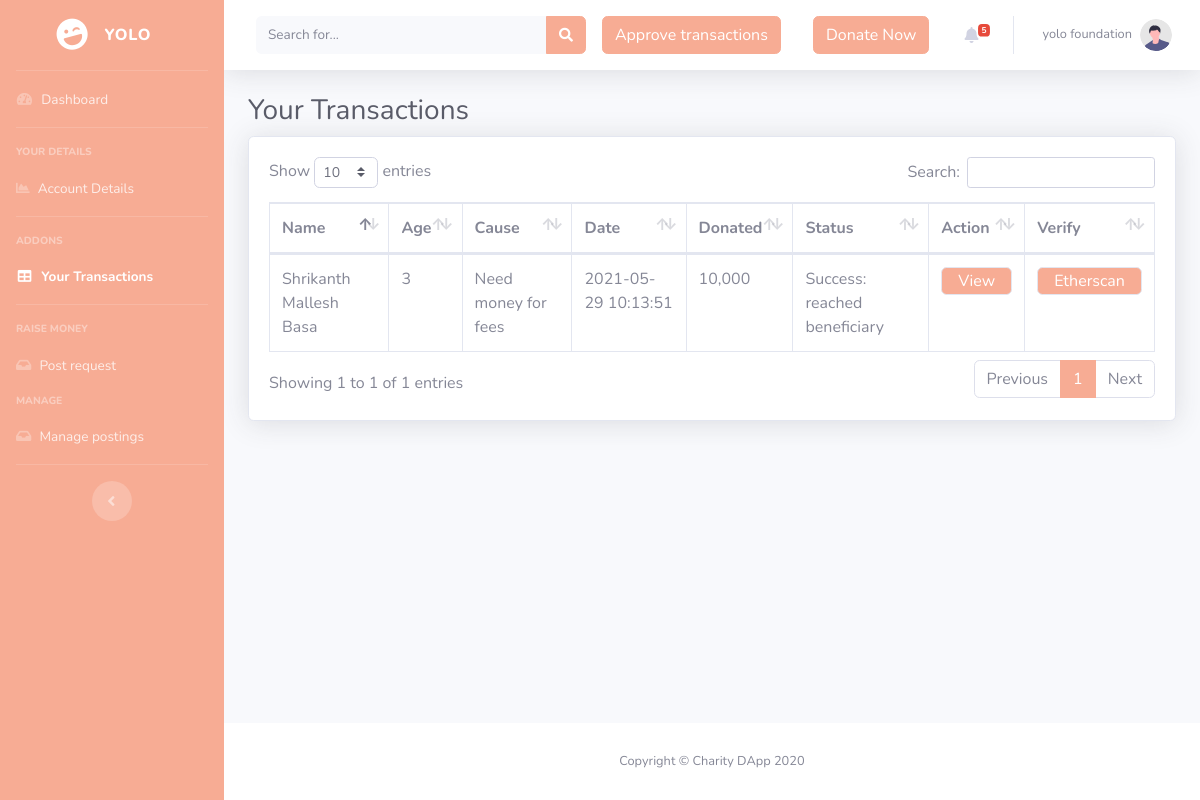
/transactions.php (signed in), run on the app's committed database.
### tables this page shows
CREATE TABLE `donations` (
  `d_ID` int(11) NOT NULL,
  `fk_listing` int(11) NOT NULL,
  `from_email` varchar(200) NOT NULL,
  `to_email` varchar(200) NOT NULL,
  `amount` float NOT NULL,
  `date_time` datetime NOT NULL DEFAULT CURRENT_TIMESTAMP,
  `dhash` varchar(200) NOT NULL,
  `success` varchar(3) NOT NULL DEFAULT 'NO',
  `otp` bigint(20) DEFAULT NULL,
  `dat_time` datetime NOT NULL DEFAULT CURRENT_TIMESTAMP
);

CREATE TABLE `user` (
  `email` varchar(200) NOT NULL,
  `name` varchar(200) NOT NULL,
  `address` varchar(2000) NOT NULL,
  `dob` date NOT NULL,
  `mobile` bigint(20) NOT NULL,
  `ngo` int(11) NOT NULL,
  `pass` varchar(200) NOT NULL,
  `AC_hash` varchar(200) DEFAULT NULL,
  `balance` float NOT NULL DEFAULT '0'
);

CREATE TABLE `listings` (
  `listing_ID` int(11) NOT NULL,
  `fk_email` varchar(200) DEFAULT NULL,
  `title` varchar(400) NOT NULL,
  `description` varchar(2000) NOT NULL,
  `category` varchar(200) NOT NULL,
  `fromNGO` varchar(200) DEFAULT NULL,
  `beneficiary_id` varchar(200) NOT NULL,
  `hash` varchar(200) NOT NULL,
  `target` float NOT NULL,
  `reached` varchar(3) NOT NULL DEFAULT 'NO',
  `doclinks` varchar(2000) NOT NULL
);

### transactions.php (the view, shortened to what this page needs)
<!DOCTYPE html>
<html lang="en">
<?php include("islogged.php");include("connection.php");
 ?>
<head>
    <link href="vendor/fontawesome-free/css/all.min.css" rel="stylesheet" type="text/css">
    <link href="assets/cs/sb-admin-2.min.css" rel="stylesheet">
    <link href="vendor/datatables/dataTables.bootstrap4.min.css" rel="stylesheet">
</head>
<body id="page-top">
    <div id="wrapper">
        <ul class="navbar-nav bg-gradient-primary sidebar sidebar-dark accordion" id="accordionSidebar">
            <a class="sidebar-brand d-flex align-items-center justify-content-center" href="index.php">
                <div class="sidebar-brand-icon rotate-n-15">
                    <i class="fas fa-laugh-wink"></i>
                </div>
                <div class="sidebar-brand-text mx-3"><?php echo explode(" ",$_SESSION["uname"])[0]?> </div>
            </a>
            <hr class="sidebar-divider my-0">
            <li class="nav-item">
                <a class="nav-link" href="profile.php">
                    <i class="fas fa-fw fa-tachometer-alt"></i>
                    <span>Dashboard</span></a>
            </li>
            <hr class="sidebar-divider">
            <div class="sidebar-heading">
                Your Details
            </div>
            <li class="nav-item">
                <a class="nav-link" href="account details.php">
                    <i class="fa fa-chart-area"></i>
                    <span>Account Details</span></a>
            </li>
            <hr class="sidebar-divider">
            <div class="sidebar-heading">
                Addons
            </div>
            <li class="nav-item active">
                <a class="nav-link" href="transactions.php">
                    <i class="fas fa-fw fa-table"></i>
                    <span>Your Transactions</span></a>
            </li>
            <hr class="sidebar-divider">
            <div class="sidebar-heading">
                Raise money
            </div>
            <li class="nav-item">
                <a class="nav-link" href="post.php">
                    <i class="fa fa-inbox"></i>
                    <span>Post request</span></a>
            </li>
            <div class="sidebar-heading">
                Manage
            </div>
            <li class="nav-item">
                <a class="nav-link" href="Manageposts.php">
                    <i class="fa fa-inbox"></i>
                    <span>Manage postings</span></a>
            </li>
            <hr class="sidebar-divider d-none d-md-block">
            <div class="text-center d-none d-md-inline">
                <button class="rounded-circle border-0" id="sidebarToggle"></button>
            </div>
        </ul>
        <div id="content-wrapper" class="d-flex flex-column">
            <div id="content">
                <nav class="navbar navbar-expand navbar-light bg-white topbar mb-4 static-top shadow">
                    <form
                        class="d-none d-sm-inline-block form-inline mr-auto ml-md-3 my-2 my-md-0 mw-100 navbar-search">
                        <div class="input-group">
                            <input type="text" class="form-control bg-light border-0 small" placeholder="Search for..."
                                aria-label="Search" aria-describedby="basic-addon2">
                            <div class="input-group-append">
                                <button class="btn btn-primary" type="button">
                                    <i class="fas fa-search fa-sm"></i>
                                </button>
                            </div>
                        </div>
                    </form>
                    <ul class="navbar-nav ml-auto">
                        <?php
                          if (isset($_SESSION["isNGO"]) && $_SESSION["isNGO"]==1) {
                            echo '<li class="nav-item dropdown no-arrow mx-1">
                              <a href="approve.php" class="nav-link dropdown-toggle" id="messagesDropdown">
                                  <button class="btn btn-primary" type="button" name="button">Approve transactions</button>
                              </a>
                            </li>';
                          }
                        ?>
                        <li class="nav-item dropdown no-arrow mx-1">
                          <a href="listings.php" class="nav-link dropdown-toggle" id="messagesDropdown">
                              <button class="btn btn-primary" type="button" name="button">Donate Now</button>
                          </a>
                        </li>
                        <?php include("alerts.php") ?>
                        <li class="nav-item dropdown no-arrow">
                            <a class="nav-link dropdown-toggle" href="#" id="userDropdown" role="button"
                                data-toggle="dropdown" aria-haspopup="true" aria-expanded="false">
                                <span class="mr-2 d-none d-lg-inline text-gray-600 small"><?php echo $_SESSION["uname"] ?></span>
                                <img class="img-profile rounded-circle"
                                    src="assets/undraw_profile.svg">
                            </a>
                        </li>
                    </ul>
                </nav>
                <div class="container-fluid">
                    <h1 class="h3 mb-2 text-gray-800">Your Transactions</h1>
                    <div class="card shadow mb-4">
                        <div class="card-body">
                            <div class="table-responsive">
                                <table class="table table-bordered" id="dataTable" width="100%" cellspacing="0">
                                    <thead>
                                        <tr>
                                            <th>Name</th>
                                            <th>Age</th>
                                            <th>Cause</th>
                                            <th>Date</th>
                                            <th>Donated</th>
                                            <th>Status</th>
                                            <th>Action</th>
                                            <th>Verify</th>
                                        </tr>
                                    </thead>
                                    <tbody>
                                      <?php
                                      $umail = $_SESSION["useremail"];
                                      $sql = "SELECT * FROM donations d,listings l,user u where d.fk_listing=l.listing_ID and d.to_email=u.email and d.from_email='$umail' order by d.date_time desc";
                                      $result = $conn->query($sql);
                                      if ($result->num_rows > 0) {
                                        while($row = $result->fetch_assoc()) {
                                          $age_Y = date('Y', strtotime($row["dob"]));
                                          $cur_Y = date("Y");
                                          $age = $cur_Y - $age_Y;
                                          $success = "Success: reached beneficiary";
                                          echo '<tr>
                                              <td>'.$row["name"].'</td>
                                              <td>'.$age.'</td>
                                              <td>'.$row["title"].'</td>
                                              <td>'.$row["date_time"].'</td>
                                              <td>'.preg_replace("/(\d+?)(?=(\d\d)+(\d)(?!\d))(\.\d+)?/i", "$1,", $row["amount"]).'</td>
                                              <td>'.$success.'</td>
                                              <td><a href="details.php?listing='.$row["listing_ID"].'"><button type="button" class="btn-primary pl-3 pr-3 rounded border" name="button">View</button></a></td>
                                              <td><a target="_blank" href="https://rinkeby.etherscan.io/tx/'.$row["dhash"].'"><button type="button" class="btn-primary pl-3 pr-3 rounded border" name="button">Etherscan</button></a></td>
                                          </tr>';
                                        }
                                      }
                                      ?>
                                    </tbody>
                                </table>
                            </div>
                        </div>
                    </div>
                </div>
            </div>
            <footer class="sticky-footer bg-white">
                <div class="container my-auto">
                    <div class="copyright text-center my-auto">
                        <span>Copyright &copy; Charity DApp 2020</span>
                    </div>
                </div>
            </footer>
        </div>
    </div>
</body>
</html>

### data on the page
donations: to_email.name "Shrikanth Mallesh Basa", fk_listing.title "Need money for fees", date_time "2021-05-29 10:13:51", amount "10,000", success "Success: reached beneficiary"

### other printed values
explode(" ",$_SESSION["uname"])[0] "YOLO"
$row["cnt"] "5"
$_SESSION["uname"] "yolo foundation"
